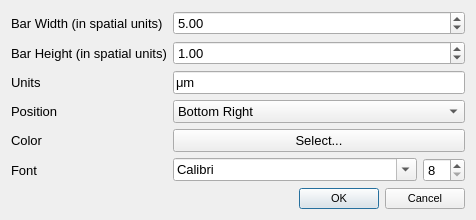
<?xml version="1.0" encoding="UTF-8"?>
<ui version="4.0">
 <class>ScaleBarDialog</class>
 <widget class="QDialog" name="ScaleBarDialog">
  <property name="geometry">
   <rect>
    <x>0</x>
    <y>0</y>
    <width>398</width>
    <height>217</height>
   </rect>
  </property>
  <property name="font">
   <font>
    <pointsize>10</pointsize>
   </font>
  </property>
  <property name="windowTitle">
   <string>Add Scale Bar</string>
  </property>
  <layout class="QFormLayout" name="formLayout">
   <item row="0" column="0">
    <widget class="QLabel" name="widthLabel">
     <property name="text">
      <string>Bar Width (in spatial units)</string>
     </property>
    </widget>
   </item>
   <item row="0" column="1">
    <widget class="QDoubleSpinBox" name="widthDoubleSpinBox">
     <property name="value">
      <double>5.000000000000000</double>
     </property>
    </widget>
   </item>
   <item row="1" column="0">
    <widget class="QLabel" name="heightLabel">
     <property name="text">
      <string>Bar Height (in spatial units)</string>
     </property>
    </widget>
   </item>
   <item row="1" column="1">
    <widget class="QDoubleSpinBox" name="heightDoubleSpinBox">
     <property name="value">
      <double>1.000000000000000</double>
     </property>
    </widget>
   </item>
   <item row="2" column="0">
    <widget class="QLabel" name="unitsLabel">
     <property name="text">
      <string>Units</string>
     </property>
    </widget>
   </item>
   <item row="2" column="1">
    <widget class="QLineEdit" name="unitsLineEdit">
     <property name="text">
      <string>μm</string>
     </property>
    </widget>
   </item>
   <item row="3" column="0">
    <widget class="QLabel" name="positionLabel">
     <property name="text">
      <string>Position</string>
     </property>
    </widget>
   </item>
   <item row="3" column="1">
    <widget class="QComboBox" name="positionComboBox">
     <item>
      <property name="text">
       <string>Bottom Right</string>
      </property>
     </item>
     <item>
      <property name="text">
       <string>Bottom Left</string>
      </property>
     </item>
     <item>
      <property name="text">
       <string>Top Right</string>
      </property>
     </item>
     <item>
      <property name="text">
       <string>Top Left</string>
      </property>
     </item>
    </widget>
   </item>
   <item row="4" column="0">
    <widget class="QLabel" name="colorLabel">
     <property name="enabled">
      <bool>true</bool>
     </property>
     <property name="frameShape">
      <enum>QFrame::NoFrame</enum>
     </property>
     <property name="text">
      <string>Color</string>
     </property>
    </widget>
   </item>
   <item row="4" column="1">
    <widget class="QPushButton" name="colorPushButton">
     <property name="text">
      <string>Select...</string>
     </property>
    </widget>
   </item>
   <item row="5" column="0">
    <widget class="QLabel" name="fontLabel">
     <property name="text">
      <string>Font</string>
     </property>
    </widget>
   </item>
   <item row="5" column="1">
    <layout class="QHBoxLayout" name="horizontalLayout">
     <item>
      <widget class="QFontComboBox" name="fontComboBox">
       <property name="currentText">
        <string>Calibri</string>
       </property>
      </widget>
     </item>
     <item>
      <widget class="QSpinBox" name="fontSizeSpinBox">
       <property name="minimum">
        <number>8</number>
       </property>
       <property name="maximum">
        <number>56</number>
       </property>
      </widget>
     </item>
    </layout>
   </item>
   <item row="6" column="0" colspan="2">
    <widget class="QDialogButtonBox" name="buttonBox">
     <property name="font">
      <font>
       <pointsize>8</pointsize>
      </font>
     </property>
     <property name="orientation">
      <enum>Qt::Horizontal</enum>
     </property>
     <property name="standardButtons">
      <set>QDialogButtonBox::Cancel|QDialogButtonBox::Ok</set>
     </property>
    </widget>
   </item>
  </layout>
 </widget>
 <resources/>
 <connections>
  <connection>
   <sender>buttonBox</sender>
   <signal>accepted()</signal>
   <receiver>ScaleBarDialog</receiver>
   <slot>accept()</slot>
   <hints>
    <hint type="sourcelabel">
     <x>248</x>
     <y>254</y>
    </hint>
    <hint type="destinationlabel">
     <x>157</x>
     <y>274</y>
    </hint>
   </hints>
  </connection>
  <connection>
   <sender>buttonBox</sender>
   <signal>rejected()</signal>
   <receiver>ScaleBarDialog</receiver>
   <slot>reject()</slot>
   <hints>
    <hint type="sourcelabel">
     <x>316</x>
     <y>260</y>
    </hint>
    <hint type="destinationlabel">
     <x>286</x>
     <y>274</y>
    </hint>
   </hints>
  </connection>
 </connections>
</ui>
